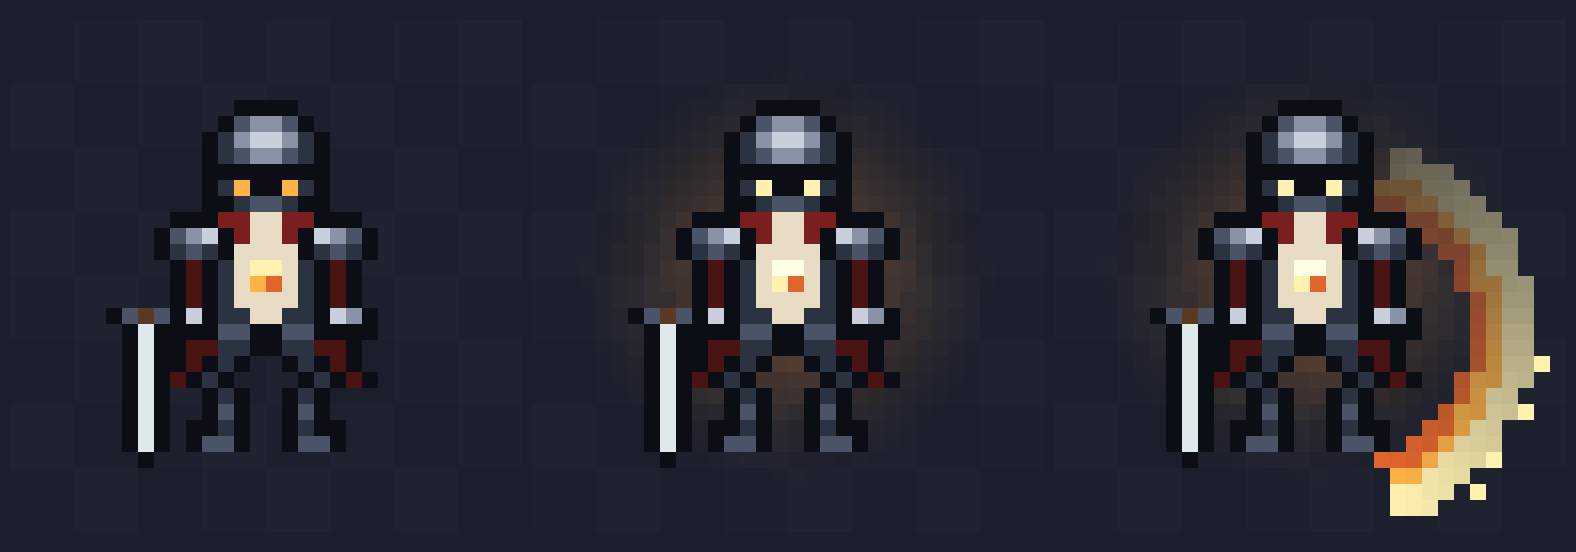

This chart was generated by the following Python code:
import math
from PIL import Image, ImageDraw
PAL={'K':(11,14,20),'D':(43,51,64),'M':(74,84,102),'L':(138,147,166),'H':(201,208,220),
 'C':(122,31,31),'c':(74,20,20),'O':(232,220,196),'A':(255,179,71),'B':(226,101,43),
 'Y':(255,241,176),'S':(223,232,234),'s':(150,165,172),'G':(90,58,34)}
meia=["............","..........KK",".........KML","........KDLH","........KDML","........KKKK",
"........KDAK","........KKDM","......KKKCCO",".....KMLHKCO",".....KDMDKOO","......KcKDOB",
"......KcKDOA","......KcKDOO",".....KLHKDDO",".....KKKKMMK","......KccDDK","......KcKDK.",
"......Kc.KDK"[:0]+".....KcKDK..","........KDK.","........KMK.",".......KKDK.",".......KMMK.","............"]
g=[list(r+r[::-1]) for r in meia]
assert len(g)==24 and all(len(r)==24 for r in g), [len(r) for r in g]
g[11][11]='Y'; g[11][12]='Y'; g[12][12]='B'
for x in range(2,7): g[14][x]='K'
g[14][3]='M'; g[14][4]='G'; g[14][5]='M'
for y in range(15,23): g[y][3]='K'; g[y][4]='S'; g[y][5]='K'
g[23][4]='K'
def sprite(chama=0):
    im=Image.new('RGBA',(24,24),(0,0,0,0)); p=im.load()
    for y,r in enumerate(g):
        for x,ch in enumerate(r):
            if ch!='.':
                c=PAL[ch]
                if chama and ch in 'AY': c=(255,255,230) if ch=='Y' else PAL['Y']
                p[x,y]=c+(255,)
    return im
E=16; W,H=32,32
out=Image.new('RGB',(W*E*3+40,H*E+40),(26,31,43))
for i in range(3):
    base=Image.new('RGBA',(W,H)); bd=base.load()
    for y in range(H):
        for x in range(W):
            v=((x//4*7+y//4*13)%5); bd[x,y]=(26+v,31+v,43+v,255)
    if i>=1:
        luz=Image.new('RGBA',(W*8,H*8),(0,0,0,0)); ld=ImageDraw.Draw(luz)
        cx,cy=(4+12)*8,(4+12)*8
        for r in range(110,0,-5):
            a=int(150*(1-r/110)**1.8); ld.ellipse([cx-r,cy-r,cx+r,cy+r],fill=(255,150,60,a))
        base.alpha_composite(luz.resize((W,H),Image.NEAREST))
    base.alpha_composite(sprite(i>=1),(4,4))
    if i==2:
        fx=Image.new('RGBA',(W,H),(0,0,0,0)); fp=fx.load(); cx,cy=17,19
        for ang in range(-70,70,3):
            t=(ang+70)/140
            for rr in range(9,13):
                x=int(round(cx+rr*math.cos(math.radians(ang)))); y=int(round(cy+rr*math.sin(math.radians(ang))))
                if 0<=x<W and 0<=y<H:
                    col=(255,241,176) if rr>=11 else (255,179,71) if rr==10 else (226,101,43)
                    fp[x,y]=col+(int(255*(0.25+0.75*t)),)
        for x,y in [(29,24),(27,27),(30,21),(26,29)]: fp[x,y]=(255,241,176,255)
        base.alpha_composite(fx)
    out.paste(base.convert('RGB').resize((W*E,H*E),Image.NEAREST),(10+i*(W*E+10),20))
out.save('aldric24-referencia.png')
